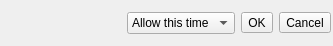
<?xml version="1.0" encoding="UTF-8"?>
<ui version="4.0">
 <class>Meerkat::PermissionBarWidget</class>
 <widget class="QWidget" name="Meerkat::PermissionBarWidget">
  <property name="geometry">
   <rect>
    <x>0</x>
    <y>0</y>
    <width>333</width>
    <height>46</height>
   </rect>
  </property>
  <layout class="QHBoxLayout" name="permissionLayout">
   <property name="leftMargin">
    <number>2</number>
   </property>
   <property name="topMargin">
    <number>2</number>
   </property>
   <property name="rightMargin">
    <number>2</number>
   </property>
   <property name="bottomMargin">
    <number>2</number>
   </property>
   <item>
    <widget class="QLabel" name="iconLabel">
     <property name="sizePolicy">
      <sizepolicy hsizetype="Fixed" vsizetype="Fixed">
       <horstretch>32</horstretch>
       <verstretch>32</verstretch>
      </sizepolicy>
     </property>
     <property name="minimumSize">
      <size>
       <width>32</width>
       <height>32</height>
      </size>
     </property>
    </widget>
   </item>
   <item>
    <widget class="QLabel" name="messageLabel"/>
   </item>
   <item>
    <spacer name="horizontalSpacer">
     <property name="orientation">
      <enum>Qt::Horizontal</enum>
     </property>
     <property name="sizeHint" stdset="0">
      <size>
       <width>0</width>
       <height>0</height>
      </size>
     </property>
    </spacer>
   </item>
   <item>
    <widget class="QComboBox" name="permissionComboBox">
     <item>
      <property name="text">
       <string>Allow this time</string>
      </property>
     </item>
     <item>
      <property name="text">
       <string>Always allow</string>
      </property>
     </item>
     <item>
      <property name="text">
       <string>Always deny</string>
      </property>
     </item>
    </widget>
   </item>
   <item>
    <widget class="QToolButton" name="okButton">
     <property name="text">
      <string>OK</string>
     </property>
    </widget>
   </item>
   <item>
    <widget class="QToolButton" name="cancelButton">
     <property name="text">
      <string>Cancel</string>
     </property>
    </widget>
   </item>
  </layout>
 </widget>
 <resources/>
 <connections/>
</ui>
